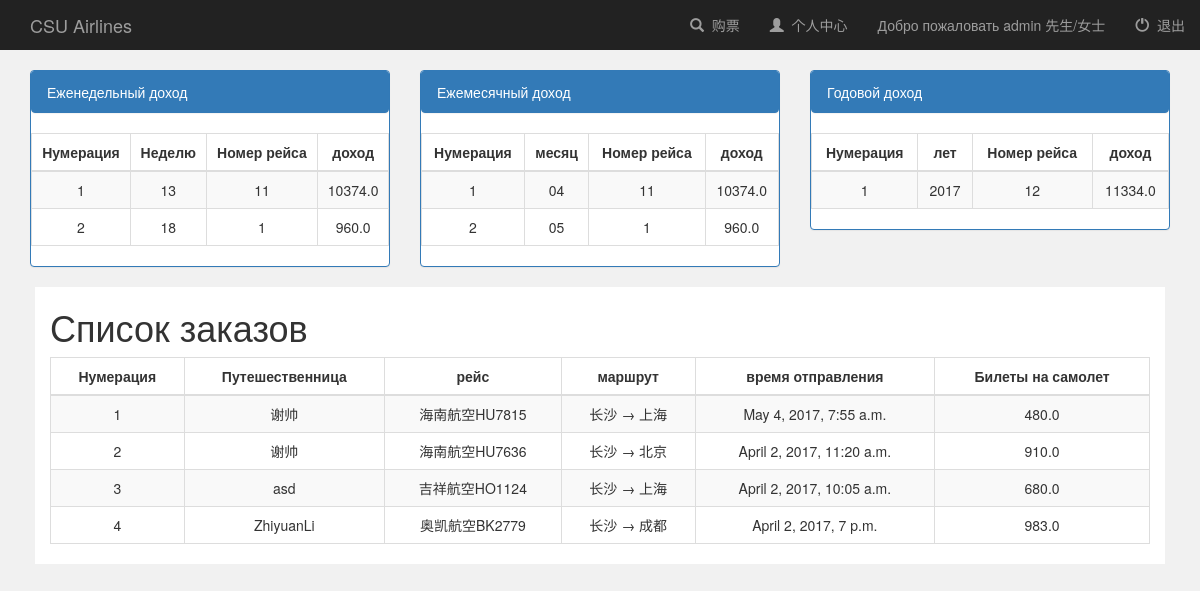
The app's page /booksystem/user_info/ (signed in) with its own data.
### booksystem/models.py (models this page shows, shortened)
class Flight(models.Model):
    user = models.ManyToManyField(User, default=1)  # 有了这个字段之后，默认的后台添加失效，必须要自定义Form，除去这个字段
    name = models.CharField(max_length=100)  # 班次  南方航空CZ3969
    leave_city = models.CharField(max_length=100, null=True)  # 离开城市
    arrive_city = models.CharField(max_length=100, null=True)  # 到达城市
    leave_airport = models.CharField(max_length=100, null=True)  # 离开的机场
    arrive_airport = models.CharField(max_length=100, null=True)  # 到达的机场
    leave_time = models.DateTimeField(null=True)  # DateTimeField包括了DateField信息，并且添加了时间
    arrive_time = models.DateTimeField(null=True)
    capacity = models.IntegerField(default=0, null=True)  # 座位总数
    price = models.FloatField(default=0, null=True)  # 价格
    book_sum = models.IntegerField(default=0, null=True)  # 订票总人数
    income = models.FloatField(default=0, null=True)  # 收入

### booksystem/views.py (the view, shortened to what this page needs)
def user_info(request):
    if request.user.is_authenticated:
        if request.user.id == ADMIN_ID:
            context = admin_finance(request)  # 获取要传入前端的数据
            return render(request, 'booksystem/admin_finance.html', context)
    return render(request, 'booksystem/login.html')  # 用户如果没登录，render登录页面

### booksystem/templates/booksystem/admin_finance.html
{% extends 'booksystem/base.html' %}
{% block login_display %}
    <a href="#">Добро пожаловать admin 先生/女士</a>
{% endblock %}
{% block content %}
    <div class="container-fluid col-sm-12" style="margin-top: 20px">
        <div class="col-sm-4">
            <div class="panel panel-primary">
                <div class="panel panel-heading">
                    Еженедельный доход
                </div>
                <div>
                    <table class="table table-bordered table-striped">
                        <thead>
                        <th style="text-align: center">Нумерация</th>
                        <th style="text-align: center">Неделю</th>
                        <th style="text-align: center">Номер рейса</th>
                        <th style="text-align: center">доход</th>
                        </thead>
                        <tbody align="center">
                        {% for income in week_incomes %}
                            <tr>
                                <td>{{ forloop.counter }}</td>
                                <td>{{ income.metric }}</td>
                                <td>{{ income.flight_sum }}</td>
                                <td>{{ income.income }}</td>
                            </tr>
                        {% endfor %}
                        </tbody>
                    </table>
                </div>
            </div>
        </div>
        <div class="col-sm-4">
            <div class="panel panel-primary">
                <div class="panel panel-heading">
                    Ежемесячный доход
                </div>
                <div>
                    <table class="table table-bordered table-striped">
                        <thead>
                        <th style="text-align: center">Нумерация</th>
                        <th style="text-align: center">месяц</th>
                        <th style="text-align: center">Номер рейса</th>
                        <th style="text-align: center">доход</th>
                        </thead>
                        <tbody align="center">
                        {% for income in month_incomes %}
                            <tr>
                                <td>{{ forloop.counter }}</td>
                                <td>{{ income.metric }}</td>
                                <td>{{ income.flight_sum }}</td>
                                <td>{{ income.income }}</td>
                            </tr>
                        {% endfor %}
                        </tbody>
                    </table>
                </div>
            </div>
        </div>
        <div class="col-sm-4">
            <div class="panel panel-primary">
                <div class="panel panel-heading">
                    Годовой доход
                </div>
                <div>
                    <table class="table table-bordered table-striped">
                        <thead>
                        <th style="text-align: center">Нумерация</th>
                        <th style="text-align: center">лет</th>
                        <th style="text-align: center">Номер рейса</th>
                        <th style="text-align: center">доход</th>
                        </thead>
                        <tbody align="center">
                        {% for income in year_incomes %}
                            <tr>
                                <td>{{ forloop.counter }}</td>
                                <td>{{ income.metric }}</td>
                                <td>{{ income.flight_sum }}</td>
                                <td>{{ income.income }}</td>
                            </tr>
                        {% endfor %}
                        </tbody>
                    </table>
                </div>
            </div>
        </div>
        <div class="book_orders" style="margin-left: 20px;margin-right: 20px">
            <div class="col-sm-12" style="background-color: white">
                <h1>Список заказов</h1>
                <div>
                    <table class="table table-bordered table-striped">
                        <thead>
                        <th style="text-align: center">Нумерация</th>
                        <th style="text-align: center">Путешественница</th>
                        <th style="text-align: center">рейс</th>
                        <th style="text-align: center">маршрут</th>
                        <th style="text-align: center">время отправления</th>
                        <th style="text-align: center">Билеты на самолет</th>
                        </thead>
                        <tbody align="center">
                        {% for order in order_set %}
                            <tr>
                                <td>{{ forloop.counter }}</td>
                                <td>{{ order.passenger_name }}</td>
                                <td>{{ order.flight_name }}</td>
                                <td>{{ order.flight_route }}</td>
                                <td>{{ order.flight_ltime }}</td>
                                <td>{{ order.flight_price }}</td>
                            </tr>
                        {% endfor %}
                        </tbody>
                    </table>
                </div>
            </div>
        </div>
    </div>
{% endblock %}

### booksystem/templates/booksystem/base.html (shortened to what this page needs)
<!DOCTYPE html>
<html lang="en">
<head>
    <link rel="stylesheet" href="https://maxcdn.bootstrapcdn.com/bootstrap/3.3.6/css/bootstrap.min.css">
</head>
<body style="background-color: #f1f1f1">
<nav class="nav navbar-inverse">
    <div class="container-fluid">
        <div class="navbar-header">
            <a class="navbar-brand" href="{% url 'booksystem:index' %}">CSU Airlines</a>
        </div>
        <ul class="nav navbar-nav navbar-right">
            <li>
                <a href="{% url 'booksystem:result' %}">
                    <span class="glyphicon glyphicon-search" aria-hidden="true"></span>&nbsp; 购票
                </a>
            </li>
            <li>
                <a href="{% url 'booksystem:user_info' %}">
                    <span class="glyphicon glyphicon-user" aria-hidden="true"></span>&nbsp; 个人中心
                </a>
            </li>
            <li>
                {% block login_display %}{% endblock %}
            </li>
            <li>
                <a href="{% url 'booksystem:logout_user' %}">
                    <span class="glyphicon glyphicon-off" aria-hidden="true"></span>&nbsp; 退出
                </a>
            </li>
        </ul>
    </div>
</nav>
{% block content %}
{% endblock %}
</body>
</html>

### records on screen
Flight: flight_name "海南航空HU7815", flight_ltime "May 4, 2017, 7:55 a.m.", flight_price "480.0"
Flight: flight_name "海南航空HU7636", flight_ltime "April 2, 2017, 11:20 a.m.", flight_price "910.0"
Flight: flight_name "吉祥航空HO1124", flight_ltime "April 2, 2017, 10:05 a.m.", flight_price "680.0"
Flight: flight_name "奥凯航空BK2779", flight_ltime "April 2, 2017, 7 p.m.", flight_price "983.0"

### other values on screen
{{ income.metric }} "13" "18"
{{ income.flight_sum }} "11" "1"
{{ income.income }} "10374.0" "960.0"
{{ income.metric }} "04" "05"
{{ income.metric }} "2017"
{{ income.flight_sum }} "12"
{{ income.income }} "11334.0"
{{ order.passenger_name }} "谢帅" "谢帅" "asd" "ZhiyuanLi"
{{ order.flight_route }} "长沙 → 上海" "长沙 → 北京" "长沙 → 上海" "长沙 → 成都"
